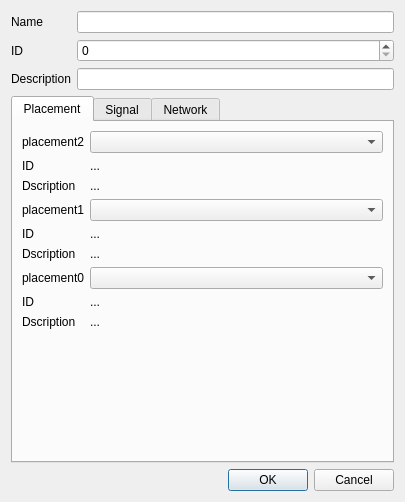
<?xml version="1.0" encoding="UTF-8"?>
<ui version="4.0">
 <class>Dialog_Sensor_Edit</class>
 <widget class="QDialog" name="Dialog_Sensor_Edit">
  <property name="geometry">
   <rect>
    <x>0</x>
    <y>0</y>
    <width>405</width>
    <height>502</height>
   </rect>
  </property>
  <property name="windowTitle">
   <string>Sensor</string>
  </property>
  <layout class="QVBoxLayout" name="verticalLayout">
   <item>
    <layout class="QFormLayout" name="formLayout_5">
     <item row="0" column="0">
      <widget class="QLabel" name="label">
       <property name="text">
        <string>Name</string>
       </property>
      </widget>
     </item>
     <item row="0" column="1">
      <widget class="QLineEdit" name="lineEdit_sensor_name"/>
     </item>
     <item row="1" column="1">
      <widget class="QSpinBox" name="spinBox_sensor_id"/>
     </item>
     <item row="1" column="0">
      <widget class="QLabel" name="label_2">
       <property name="text">
        <string>ID</string>
       </property>
      </widget>
     </item>
     <item row="2" column="0">
      <widget class="QLabel" name="label_3">
       <property name="text">
        <string>Description</string>
       </property>
      </widget>
     </item>
     <item row="2" column="1">
      <widget class="QLineEdit" name="lineEdit_sensor_description"/>
     </item>
    </layout>
   </item>
   <item>
    <widget class="QTabWidget" name="tabWidget_sensor">
     <property name="currentIndex">
      <number>0</number>
     </property>
     <widget class="QWidget" name="Placement">
      <attribute name="title">
       <string>Placement</string>
      </attribute>
      <layout class="QFormLayout" name="formLayout">
       <item row="0" column="0">
        <widget class="QLabel" name="label_4">
         <property name="text">
          <string>placement2</string>
         </property>
        </widget>
       </item>
       <item row="0" column="1">
        <widget class="QComboBox" name="comboBox_sensor_placement2"/>
       </item>
       <item row="1" column="0">
        <widget class="QLabel" name="label_17">
         <property name="text">
          <string>ID</string>
         </property>
        </widget>
       </item>
       <item row="1" column="1">
        <widget class="QLabel" name="label_s_placement2_id">
         <property name="text">
          <string>...</string>
         </property>
        </widget>
       </item>
       <item row="2" column="0">
        <widget class="QLabel" name="label_20">
         <property name="text">
          <string>Dscription</string>
         </property>
        </widget>
       </item>
       <item row="2" column="1">
        <widget class="QLabel" name="label_s_placement2_description">
         <property name="text">
          <string>...</string>
         </property>
        </widget>
       </item>
       <item row="3" column="0">
        <widget class="QLabel" name="label_5">
         <property name="text">
          <string>placement1</string>
         </property>
        </widget>
       </item>
       <item row="3" column="1">
        <widget class="QComboBox" name="comboBox_sensor_placement1"/>
       </item>
       <item row="4" column="0">
        <widget class="QLabel" name="label_21">
         <property name="text">
          <string>ID</string>
         </property>
        </widget>
       </item>
       <item row="4" column="1">
        <widget class="QLabel" name="label_s_placement1_id">
         <property name="text">
          <string>...</string>
         </property>
        </widget>
       </item>
       <item row="5" column="0">
        <widget class="QLabel" name="label_22">
         <property name="text">
          <string>Dscription</string>
         </property>
        </widget>
       </item>
       <item row="5" column="1">
        <widget class="QLabel" name="label_s_placement1_description">
         <property name="text">
          <string>...</string>
         </property>
        </widget>
       </item>
       <item row="6" column="0">
        <widget class="QLabel" name="label_6">
         <property name="text">
          <string>placement0</string>
         </property>
        </widget>
       </item>
       <item row="6" column="1">
        <widget class="QComboBox" name="comboBox_sensor_placement0"/>
       </item>
       <item row="7" column="0">
        <widget class="QLabel" name="label_23">
         <property name="text">
          <string>ID</string>
         </property>
        </widget>
       </item>
       <item row="7" column="1">
        <widget class="QLabel" name="label_s_placement0_id">
         <property name="text">
          <string>...</string>
         </property>
        </widget>
       </item>
       <item row="8" column="0">
        <widget class="QLabel" name="label_24">
         <property name="text">
          <string>Dscription</string>
         </property>
        </widget>
       </item>
       <item row="8" column="1">
        <widget class="QLabel" name="label_s_placement0_description">
         <property name="text">
          <string>...</string>
         </property>
        </widget>
       </item>
      </layout>
     </widget>
     <widget class="QWidget" name="Signal">
      <attribute name="title">
       <string>Signal</string>
      </attribute>
      <layout class="QVBoxLayout" name="verticalLayout_2">
       <item>
        <layout class="QFormLayout" name="formLayout_6">
         <item row="0" column="0" colspan="2">
          <widget class="QComboBox" name="comboBox_sensor_signal"/>
         </item>
         <item row="1" column="0">
          <widget class="QLabel" name="label_18">
           <property name="text">
            <string>ID</string>
           </property>
          </widget>
         </item>
         <item row="1" column="1">
          <widget class="QLabel" name="label_ss_id">
           <property name="text">
            <string>...</string>
           </property>
          </widget>
         </item>
         <item row="2" column="0">
          <widget class="QLabel" name="label_19">
           <property name="text">
            <string>Dscription</string>
           </property>
          </widget>
         </item>
         <item row="2" column="1">
          <widget class="QLabel" name="label_ss_description">
           <property name="text">
            <string>...</string>
           </property>
          </widget>
         </item>
        </layout>
       </item>
      </layout>
     </widget>
     <widget class="QWidget" name="Signal">
      <attribute name="title">
       <string>Network</string>
      </attribute>
      <layout class="QVBoxLayout" name="verticalLayout_3">
       <item>
        <layout class="QFormLayout" name="formLayout_4">
         <item row="0" column="0" colspan="2">
          <widget class="QComboBox" name="comboBox_sensor_network"/>
         </item>
         <item row="1" column="0">
          <widget class="QLabel" name="label_15">
           <property name="text">
            <string>ID</string>
           </property>
          </widget>
         </item>
         <item row="1" column="1">
          <widget class="QLabel" name="label_snet_id">
           <property name="text">
            <string>...</string>
           </property>
          </widget>
         </item>
         <item row="2" column="0">
          <widget class="QLabel" name="label_16">
           <property name="text">
            <string>Dscription</string>
           </property>
          </widget>
         </item>
         <item row="2" column="1">
          <widget class="QLabel" name="label_snet_description">
           <property name="text">
            <string>...</string>
           </property>
          </widget>
         </item>
        </layout>
       </item>
      </layout>
     </widget>
    </widget>
   </item>
   <item>
    <widget class="QDialogButtonBox" name="buttonBox_sensor">
     <property name="orientation">
      <enum>Qt::Horizontal</enum>
     </property>
     <property name="standardButtons">
      <set>QDialogButtonBox::Cancel|QDialogButtonBox::Ok</set>
     </property>
    </widget>
   </item>
  </layout>
 </widget>
 <resources/>
 <connections>
  <connection>
   <sender>buttonBox_sensor</sender>
   <signal>accepted()</signal>
   <receiver>Dialog_Sensor_Edit</receiver>
   <slot>accept()</slot>
   <hints>
    <hint type="sourcelabel">
     <x>248</x>
     <y>254</y>
    </hint>
    <hint type="destinationlabel">
     <x>157</x>
     <y>274</y>
    </hint>
   </hints>
  </connection>
  <connection>
   <sender>buttonBox_sensor</sender>
   <signal>rejected()</signal>
   <receiver>Dialog_Sensor_Edit</receiver>
   <slot>reject()</slot>
   <hints>
    <hint type="sourcelabel">
     <x>316</x>
     <y>260</y>
    </hint>
    <hint type="destinationlabel">
     <x>286</x>
     <y>274</y>
    </hint>
   </hints>
  </connection>
 </connections>
</ui>
